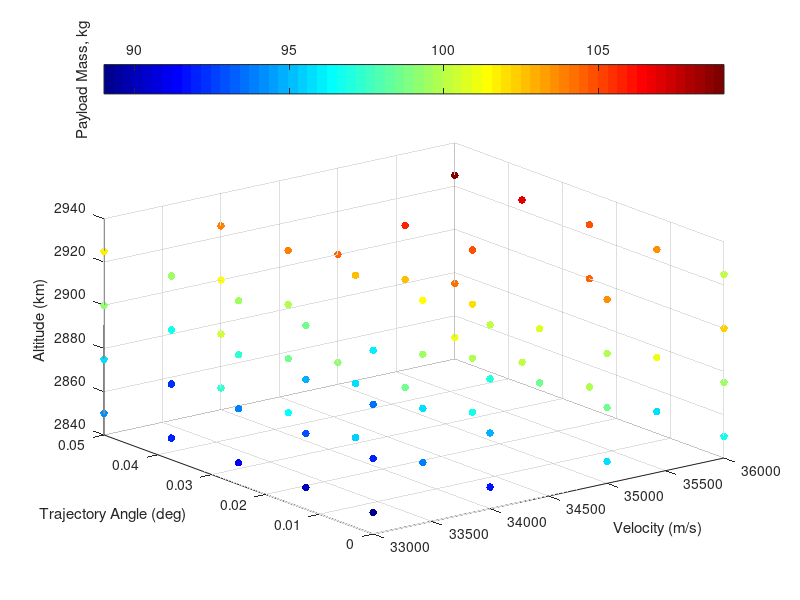

MATLAB code to generate this figure: (Note: this script raises an error after producing the figure.)
% visualising third stage cost results
% clear all
ThirdStageData = sortrows(dlmread('thirdstageforvis.dat'));
Atmosphere = dlmread('atmosphere.txt');
% map = [0, 0, 0
%     0, 0, 0
%     .0, 0, 0
%     .2, 0, 0
%     .6, 0, 0.0
%     1.0, 0, 0];
% colormap(map)




colormap jet
scatter3(ThirdStageData(:,3),ThirdStageData(:,4),ThirdStageData(:,5),30,ThirdStageData(:,6), 'filled')

ylabel('Trajectory Angle (deg)')
xlabel('Velocity (m/s)')
zlabel('Altitude (km)')
c=colorbar('northoutside');
ylabel(c,'Payload Mass, kg')



[VGrid,thetaGrid,vGrid] = ndgrid(33000:1000:36000,[0 0.0125 0.025 0.0375 0.05],[2850:25:2925]);

PayloadDataInterp = scatteredInterpolant(ThirdStageData(:,3),ThirdStageData(:,4),ThirdStageData(:,5),ThirdStageData(:,6));
PayloadData = PayloadDataInterp(VGrid,thetaGrid,vGrid);
global PayloadGrid
PayloadGrid = griddedInterpolant(VGrid,thetaGrid,vGrid,PayloadData,'spline','linear');


% [meshAlt,meshAngle,meshVel] = meshgrid(unique(ThirdStageData(:,3)),unique(ThirdStageData(:,4)),unique(ThirdStageData(:,5)));
% meshPayload = permute(reshape(ThirdStageData(:,6),[length(unique(ThirdStageData(:,5))),length(unique(ThirdStageData(:,4))),length(unique(ThirdStageData(:,3)))]),[2 3 1]);
 figure(200)

colormap(gray)
C = contourf(rad2deg(thetaGrid(:,:,2)),VGrid(:,:,2)/1000,PayloadData(:,:,2),21)
% C = contourf(rad2deg(meshAngle(:,:,2)),meshAlt(:,:,2)/1000,meshPayload(:,:,3),12)
% C = contourf(rad2deg(meshAngle),meshAlt/1000,meshPayload,13)

xlabel('Release Angle (deg)')
ylabel('Altitude (km)')
% title('2750 m/s')
% ylim([30 40])
c = colorbar;
c.Label.String = 'Payload (kg)';

% slice(threeDMAT,[1,3,5],[],[])
% colormap hsv


% contourslice(threeDMAT,[1,3,6],[],[],10)


% 
% % getting maximum values
% [max1,ind1] = max(threeDMAT,[],3);
% 
% [max2,ind2] = max(max1,[],2);
% 
% ind  = [ind1(ind2),ind2] % this really doesnt tell me much, as it wants very high altitude all the time
% 
% 
% 
% 
% 
% % plotting density
% 
% 
% figure(4)
% plot(Atmosphere(:,1)/1000,  Atmosphere(:,4)),'Color','k','LineWidth',0.8;
% xlim([20,40])
% 
% xlabel('Altitude (km)')
% ylabel('Density (kg/m^3)')
% 
% 
% figure(5)
% 
% [meshAngle2,meshVel2,meshAlt2] = meshgrid(Angle,Vel,Alt);
% 
% colormap(gray)
% 
% colormap(flipud(colormap))
% hx = slice(meshAngle2,meshVel2,meshAlt2./1000,threeDMAT,[],[2600:100:3000],[])
% 
% % [Xq,Yq,Zq] = meshgrid([0:.5:5],[2600:100:3000],[20000:500:40000]);
% % threeDMATint = interp3(meshAngle2,meshVel2,meshAlt2,threeDMAT,Xq,Yq,Zq);
% % hx = slice(Xq,Yq,Zq/1000,threeDMATint,[],[2600:100:3000],[]);
% 
% caxis([220 340]) 
% c=colorbar('northoutside')
% c.LimitsMode = 'manual'
% c.Limits = [180 320]
% 
% set(hx, 'EdgeColor', 'none');
% 
% % set(hx, 'FaceColor', 'interp'); % use this to smooth
% set(hx, 'FaceColor', 'flat');
% 
% xlabel('Trajectory Angle (deg)','FontSize',17)
% ylabel('Velocity (m/s)','FontSize',17)
% zlabel('Altitude (km)','FontSize',17)
% ylabel(c,'Payload Mass, kg','FontSize',17)
